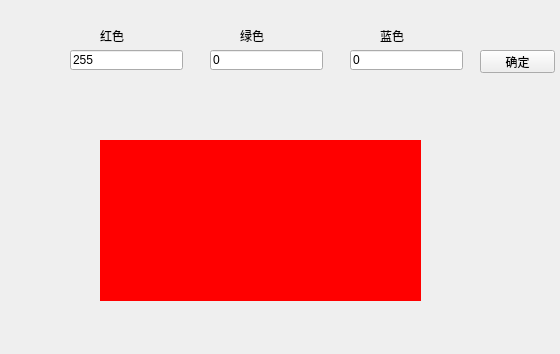
<?xml version="1.0" encoding="UTF-8"?>
<ui version="4.0">
 <class>MainWindow</class>
 <widget class="QMainWindow" name="MainWindow">
  <property name="geometry">
   <rect>
    <x>0</x>
    <y>0</y>
    <width>560</width>
    <height>354</height>
   </rect>
  </property>
  <property name="windowTitle">
   <string>MainWindow</string>
  </property>
  <widget class="QWidget" name="centralWidget">
   <widget class="QLineEdit" name="lineEdit">
    <property name="geometry">
     <rect>
      <x>70</x>
      <y>50</y>
      <width>113</width>
      <height>20</height>
     </rect>
    </property>
    <property name="text">
     <string>255</string>
    </property>
   </widget>
   <widget class="QLineEdit" name="lineEdit_2">
    <property name="geometry">
     <rect>
      <x>210</x>
      <y>50</y>
      <width>113</width>
      <height>20</height>
     </rect>
    </property>
    <property name="text">
     <string>0</string>
    </property>
   </widget>
   <widget class="QLineEdit" name="lineEdit_3">
    <property name="geometry">
     <rect>
      <x>350</x>
      <y>50</y>
      <width>113</width>
      <height>20</height>
     </rect>
    </property>
    <property name="text">
     <string>0</string>
    </property>
   </widget>
   <widget class="QLabel" name="label">
    <property name="geometry">
     <rect>
      <x>100</x>
      <y>30</y>
      <width>54</width>
      <height>12</height>
     </rect>
    </property>
    <property name="text">
     <string>红色</string>
    </property>
   </widget>
   <widget class="QLabel" name="label_2">
    <property name="geometry">
     <rect>
      <x>240</x>
      <y>30</y>
      <width>54</width>
      <height>12</height>
     </rect>
    </property>
    <property name="text">
     <string>绿色</string>
    </property>
   </widget>
   <widget class="QLabel" name="label_3">
    <property name="geometry">
     <rect>
      <x>380</x>
      <y>30</y>
      <width>54</width>
      <height>12</height>
     </rect>
    </property>
    <property name="text">
     <string>蓝色</string>
    </property>
   </widget>
   <widget class="QLabel" name="label_4">
    <property name="geometry">
     <rect>
      <x>100</x>
      <y>140</y>
      <width>321</width>
      <height>161</height>
     </rect>
    </property>
    <property name="styleSheet">
     <string notr="true">background-color: rgb(255, 0, 0);</string>
    </property>
    <property name="text">
     <string/>
    </property>
   </widget>
   <widget class="QPushButton" name="pushButton">
    <property name="geometry">
     <rect>
      <x>480</x>
      <y>50</y>
      <width>75</width>
      <height>23</height>
     </rect>
    </property>
    <property name="text">
     <string>确定</string>
    </property>
   </widget>
  </widget>
 </widget>
 <layoutdefault spacing="6" margin="11"/>
 <resources/>
 <connections/>
</ui>
